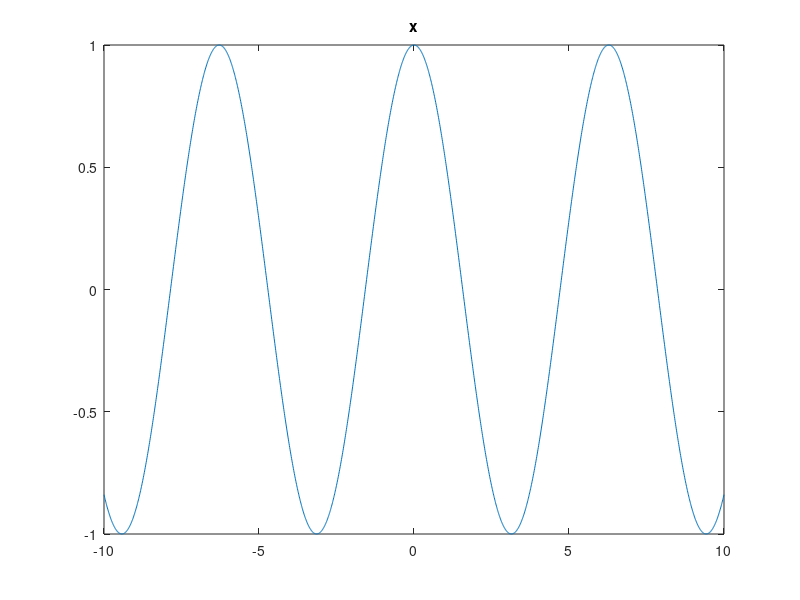

Here is the MATLAB script that generated this plot: (Note: this script raises an error after producing the figure.)
clear
close all
clc

dt = 0.01;
t = -10:dt:10;
df = dt;
f = -15:df:15;
x=cos(t);
%x=sin(t);
%x= 4*exp(-10*t.^2);%gaussiana
%x = 8*sinc(t/2); % Cambiare il segnale a seconda dell'esercizio
figure(1),set(1, 'WindowStyle', 'docked');
plot(t,x), title('x')

X = T_Fourier(x,t,f); %calcolo la TDF
figure(2),set(2, 'WindowStyle', 'docked');
plot(f,abs(X)), title('X')

origine = ceil(length(t)/2);%ci interessa il 1001 campione
count=3;
r=4;%righe subplot
c=1;%colonne subplot
for n = 10:5 :50 %va da 10 con passo 10 fino a 50
    Tc = n*dt; %tempo di campionamento
    %tutti i campioni eccetto uno ogni 10
    tsample = mod(origine,n):n:length(t);% indice dei campioni che voglio campionare
    %mod è il resto, finisco in 1001
    %quel vettore ci permette di prendere il segnale a t=0
    xc = zeros(1,length(t));% inizializzo il vettore di zeri
    xc(tsample) = x(tsample);%tutti zeri tranne in cui il segnale è uguale al segnale originale
    figure(count),set(count, 'WindowStyle', 'docked')
    subplot(r,c,1),stem(t,xc), title(sprintf('Segnale campionato xc, con Tc=%.2f',Tc))
    
    % Calcolo TdF
    Xc = T_Fourier(xc,t,f);
    subplot(r,c,2), plot(f,abs(Xc)), title(sprintf('Spettro segnale campionato Xc, con Tc=%.2f',Tc))
    
    % Interpolazione ideale
    xr_i = zeros(1,length(t));
    for k = 1:length(tsample)
        xr_i = xr_i + xc(tsample(k))*sinc((t-t(tsample(k)))/Tc);
    end
     subplot(r,c,3),plot(t,xr_i,t,x), title(sprintf('Segnale ricostruito idealmente xr_i, con Tc=%.2f',Tc))
    fprintf('Energia dell''errore di ricostruzione con interpolatore ideale e Tc=%.3f: %.3f\n',...
        Tc, integrale(abs(x-xr_i).^2,dt))
    
    % ZOH interpolazione col mantenimento
    x_ZOH = zeros(1,length(t));
    for k = 1:length(tsample)-1%perchè se no avrebbe dato errore
        %mantenere il campione finchè non trovo il successivo
        x_ZOH(tsample(k):tsample(k+1)-1) = xc(tsample(k));
    end
    x_ZOH(tsample(end):end) = xc(tsample(end));
    subplot(r,c,4), plot(t,x_ZOH,t,x), title(sprintf('Segnale ricostruito mediante interpolazione ZOH xZOH, con Tc=%.2f',Tc))
    fprintf('Energia dell''errore di ricostruzione mediante interpolazione ZOH e Tc=%.3f: %.3f\n',...
        Tc, integrale(abs(x-x_ZOH).^2,dt))
    count=count+1;%serve per i grafici
end